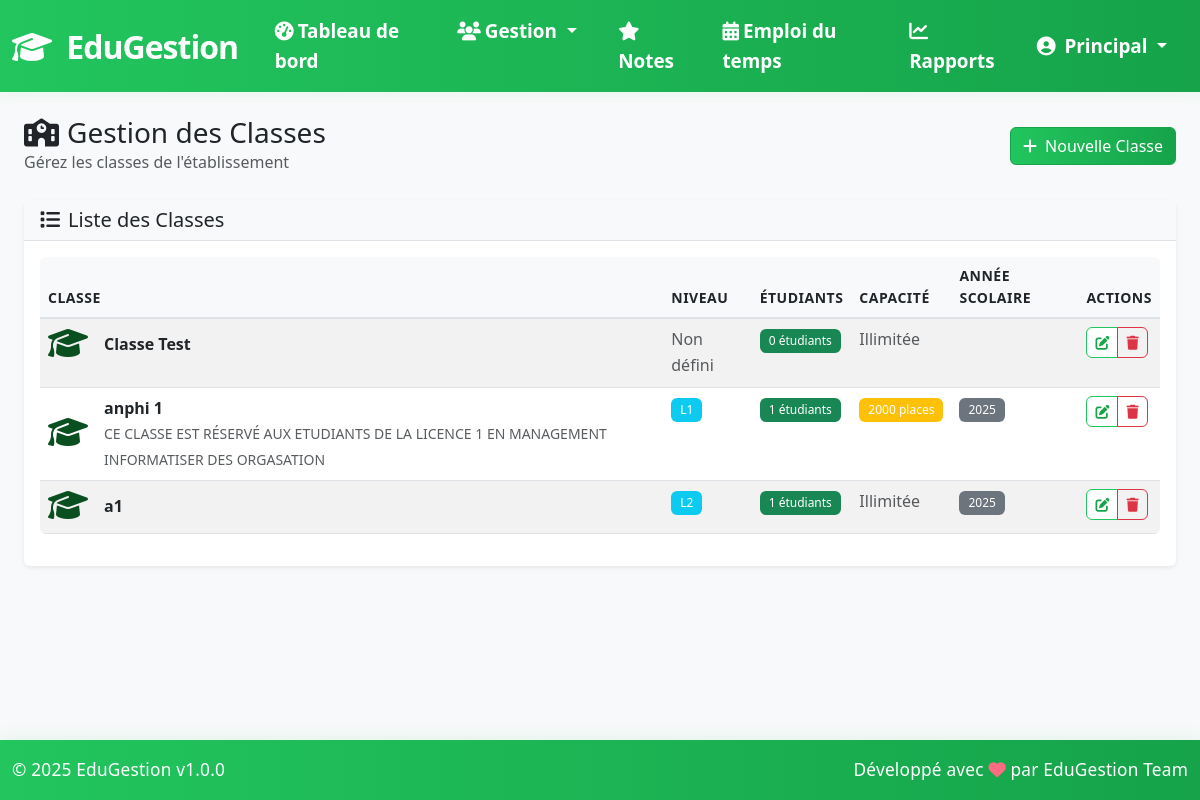
Screenshot of /pages/classes.php (signed in) with the database file from the repository.
### tables this page shows
CREATE TABLE `classes` (
  `id` int(11) NOT NULL,
  `nom` varchar(100) NOT NULL,
  `niveau_id` int(11) DEFAULT NULL,
  `capacite` int(11) DEFAULT NULL,
  `description` text DEFAULT NULL,
  `annee_scolaire` varchar(9) DEFAULT NULL,
  `niveau` enum('L1','L2','L3','M1','M2','D') NOT NULL,
  `filiere` varchar(100) NOT NULL,
  `annee_academique` varchar(9) NOT NULL,
  `actif` tinyint(1) NOT NULL DEFAULT 1,
  `created_at` timestamp NOT NULL DEFAULT current_timestamp(),
  `updated_at` timestamp NOT NULL DEFAULT current_timestamp() ON UPDATE current_timestamp()
);

CREATE TABLE `niveaux` (
  `id` int(11) NOT NULL,
  `nom` varchar(20) NOT NULL,
  `ordre` int(11) NOT NULL DEFAULT 1,
  `actif` tinyint(1) NOT NULL DEFAULT 1
);

### config.php (called while the page is built, shortened)
<?php
function isAuthenticated() {
    return isset($_SESSION['user_id']) && isset($_SESSION['user_role']);
}
function hasPermission($requiredRole) {
    $userRole = $_SESSION['user_role'];
    $roleHierarchy = [
        'admin' => 3,
        'enseignant' => 2,
        'etudiant' => 1
    ];
    return isset($roleHierarchy[$userRole]) &&
           isset($roleHierarchy[$requiredRole]) &&
           $roleHierarchy[$userRole] >= $roleHierarchy[$requiredRole];
}
?>

### pages/classes.php (the view, shortened to what this page needs)
<?php
require_once dirname(__DIR__) . '/config.php';
require_once dirname(__DIR__) . '/includes/header.php';
$action = $_GET['action'] ?? 'list';
$classes = getClasses();
function getClasses() {
    try {
        $pdo = getDBConnection();
        $stmt = $pdo->query("
            SELECT c.*, n.nom as niveau_nom,
                   COUNT(e.id) as nb_etudiants
            FROM classes c
            LEFT JOIN niveaux n ON c.niveau_id = n.id
            LEFT JOIN etudiants e ON c.id = e.classe_id AND e.actif = 1
            WHERE c.actif = 1
            GROUP BY c.id
            ORDER BY n.ordre, c.nom
        ");
        return $stmt->fetchAll();
    } catch (PDOException $e) {
        return [];
    }
}
?>
<div class="container-fluid">
    <div class="row mb-4">
        <div class="col-12">
            <div class="d-flex justify-content-between align-items-center">
                <div>
                    <h1 class="h3 mb-0">
                        <i class="fas fa-school me-2"></i>Gestion des Classes
                    </h1>
                    <p class="text-muted mb-0">Gérez les classes de l'établissement</p>
                </div>
                <div>
                    <a href="?action=add" class="btn btn-primary">
                        <i class="fas fa-plus me-2"></i>Nouvelle Classe
                    </a>
                </div>
            </div>
        </div>
    </div>
    <?php if ($action === 'list'): ?>
        <div class="card">
            <div class="card-header">
                <h5 class="card-title mb-0">
                    <i class="fas fa-list me-2"></i>Liste des Classes
                </h5>
            </div>
            <div class="card-body">
                <div class="table-responsive">
                    <table class="table table-hover table-striped">
                        <thead>
                            <tr>
                                <th>Classe</th>
                                <th>Niveau</th>
                                <th>Étudiants</th>
                                <th>Capacité</th>
                                <th>Année Scolaire</th>
                                <th>Actions</th>
                            </tr>
                        </thead>
                        <tbody>
                            <?php foreach ($classes as $cl): ?>
                            <tr>
                                <td>
                                    <div class="d-flex align-items-center">
                                        <div class="avatar-sm me-3">
                                            <i class="fas fa-graduation-cap fa-2x text-primary"></i>
                                        </div>
                                        <div>
                                            <div class="fw-bold"><?php echo htmlspecialchars($cl['nom']); ?></div>
                                            <?php if ($cl['description']): ?>
                                                <small class="text-muted"><?php echo htmlspecialchars($cl['description']); ?></small>
                                            <?php endif; ?>
                                        </div>
                                    </div>
                                </td>
                                <td>
                                    <?php if ($cl['niveau_nom']): ?>
                                        <span class="badge bg-info"><?php echo htmlspecialchars($cl['niveau_nom']); ?></span>
                                    <?php else: ?>
                                        <span class="text-muted">Non défini</span>
                                    <?php endif; ?>
                                </td>
                                <td>
                                    <span class="badge bg-success"><?php echo $cl['nb_etudiants']; ?> étudiants</span>
                                </td>
                                <td>
                                    <?php if ($cl['capacite']): ?>
                                        <span class="badge bg-warning"><?php echo $cl['capacite']; ?> places</span>
                                    <?php else: ?>
                                        <span class="text-muted">Illimitée</span>
                                    <?php endif; ?>
                                </td>
                                <td>
                                    <span class="badge bg-secondary"><?php echo $cl['annee_scolaire']; ?></span>
                                </td>
                                <td>
                                    <div class="btn-group" role="group">
                                        <a href="?action=edit&id=<?php echo $cl['id']; ?>"
                                           class="btn btn-sm btn-outline-primary" title="Modifier">
                                            <i class="fas fa-edit"></i>
                                        </a>
                                        <button type="button" class="btn btn-sm btn-outline-danger"
                                                onclick="confirmDelete(<?php echo $cl['id']; ?>, '<?php echo htmlspecialchars($cl['nom']); ?>')"
                                                title="Supprimer">
                                            <i class="fas fa-trash"></i>
                                        </button>
                                    </div>
                                </td>
                            </tr>
                            <?php endforeach; ?>
                        </tbody>
                    </table>
                </div>
            </div>
        </div>
    <?php endif; ?>
</div>
<?php require_once dirname(__DIR__) . '/includes/footer.php'; ?>

### includes/header.php (shortened to what this page needs)
<!DOCTYPE html>
<html lang="fr">
<head>
    <link href="https://cdn.jsdelivr.net/npm/bootstrap@5.3.0/dist/css/bootstrap.min.css" rel="stylesheet">
    <link rel="stylesheet" href="https://cdnjs.cloudflare.com/ajax/libs/font-awesome/6.4.0/css/all.min.css">
    <link rel="stylesheet" href="<?php echo APP_URL; ?>/assets/css/style.css">
</head>
<body>
    <nav class="navbar navbar-expand-lg navbar-dark bg-primary">
        <div class="container-fluid">
            <a class="navbar-brand" href="<?php echo APP_URL; ?>">
                <i class="fas fa-graduation-cap me-2"></i>
                <?php echo APP_NAME; ?>
            </a>
            <div class="collapse navbar-collapse" id="navbarNav">
                <?php if (isAuthenticated()): ?>
                <ul class="navbar-nav me-auto">
                    <li class="nav-item">
                        <a class="nav-link" href="<?php echo APP_URL; ?>/dashboard">
                            <i class="fas fa-tachometer-alt me-1"></i>Tableau de bord
                        </a>
                    </li>
                    <?php if (hasPermission('admin')): ?>
                    <li class="nav-item dropdown">
                        <a class="nav-link dropdown-toggle" href="#" id="gestionDropdown" role="button" data-bs-toggle="dropdown">
                            <i class="fas fa-users me-1"></i>Gestion
                        </a>
                    </li>
                    <?php endif; ?>
                    <?php if (hasPermission('enseignant')): ?>
                    <li class="nav-item">
                        <a class="nav-link" href="<?php echo APP_URL; ?>/notes">
                            <i class="fas fa-star me-1"></i>Notes
                        </a>
                    </li>
                    <li class="nav-item">
                        <a class="nav-link" href="<?php echo APP_URL; ?>/emploi_temps">
                            <i class="fas fa-calendar-alt me-1"></i>Emploi du temps
                        </a>
                    </li>
                    <?php endif; ?>
                    <?php if (hasPermission('admin') || hasPermission('enseignant')): ?>
                    <li class="nav-item">
                        <a class="nav-link" href="<?php echo APP_URL; ?>/rapports">
                            <i class="fas fa-chart-line me-1"></i>Rapports
                        </a>
                    </li>
                    <?php endif; ?>
                </ul>
                <ul class="navbar-nav">
                    <li class="nav-item dropdown">
                        <a class="nav-link dropdown-toggle" href="#" id="navbarDropdown" role="button" data-bs-toggle="dropdown">
                            <i class="fas fa-user-circle me-1"></i>
                            <?php echo $_SESSION['user_name'] ?? 'Utilisateur'; ?>
                        </a>
                    </li>
                </ul>
                <?php endif; ?>
            </div>
        </div>
    </nav>
    <main class="container-fluid py-4">

### includes/footer.php (shortened to what this page needs)
    </main>
    <footer class="footer-fixed bg-primary text-white border-0">
        <div class="container-fluid py-3">
            <div class="row">
                <div class="col-md-6">
                    <p class="mb-0">
                        &copy; <?php echo date('Y'); ?> <?php echo APP_NAME; ?> v<?php echo APP_VERSION; ?>
                    </p>
                </div>
                <div class="col-md-6 text-end">
                    <p class="mb-0">
                        Développé avec <i class="fas fa-heart text-danger"></i> par EduGestion Team
                    </p>
                </div>
            </div>
        </div>
    </footer>
</body>
</html>

### assets/css/style.css (style rules this page uses)
:root { --primary-color: #0a4f1f; --secondary-color: #6c757d; --success-color: #198754; --danger-color: #dc3545; --warning-color: #ffc107; --info-color: #0dcaf0; --light-color: #f8f9fa; --dark-color: #212529; --border-radius: 0.375rem; --box-shadow: 0 0.125rem 0.25rem rgba(0, 0, 0, 0.075); --transition: all 0.15s ease-in-out; }
body { font-family: 'Segoe UI', Tahoma, Geneva, Verdana, sans-serif; background-color: #f8f9fa; line-height: 1.6; padding-bottom: 70px; }
.navbar { background: linear-gradient(90deg, #22c55e 0%, #16a34a 100%) !important; box-shadow: 0 2px 12px rgba(34,197,94,0.08); }
.navbar .navbar-brand { font-size: 2rem; font-weight: 800; letter-spacing: -1px; }
.navbar-nav .nav-link { font-size: 1.18rem; font-weight: 600; padding-left: 1.3rem !important; padding-right: 1.3rem !important; color: #fff !important; transition: color 0.18s, background 0.18s; }
.card { border: none; border-radius: var(--border-radius); box-shadow: var(--box-shadow); transition: var(--transition); }
.card-header { background-color: var(--light-color); border-bottom: 1px solid #dee2e6; font-weight: 600; }
.btn { border-radius: var(--border-radius); font-weight: 500; transition: var(--transition); }
.btn-primary, .btn-success { background: linear-gradient(90deg, #22c55e 0%, #16a34a 100%); border-color: #16a34a; color: #fff; }
.btn-outline-primary, .btn-outline-success { color: #16a34a; border-color: #22c55e; background: #fff; transition: background 0.18s, color 0.18s; }
.table { border-radius: var(--border-radius); overflow: hidden; }
.table thead th { background-color: var(--light-color); border-bottom: 2px solid #dee2e6; font-weight: 600; text-transform: uppercase; font-size: 0.875rem; letter-spacing: 0.5px; }
.badge { font-weight: 500; padding: 0.5em 0.75em; }
.text-primary { color: var(--primary-color) !important; }
.text-danger { color: var(--danger-color) !important; }
.bg-primary { background-color: var(--primary-color) !important; }
.bg-secondary { background-color: var(--secondary-color) !important; }
.bg-success { background-color: var(--success-color) !important; }
.bg-warning { background-color: var(--warning-color) !important; }
.bg-info { background-color: var(--info-color) !important; }
.footer-fixed { position: fixed; left: 0; bottom: 0; width: 100%; z-index: 100; background: linear-gradient(90deg, #22c55e 0%, #16a34a 100%); color: #fff !important; border-top: none !important; box-shadow: 0 -2px 16px rgba(34,197,94,0.10); font-size: 1.15rem; font-weight: 500; letter-spacing: 0.2px; }
.footer-fixed p, .footer-fixed a, .footer-fixed i { color: #fff !important; font-size: 1.08rem; }
.footer-fixed i.text-danger { color: #ff6b81 !important; }

### rows the page displays
classes: nom "Classe Test", shows "Non défini", nb_etudiants "0", shows "Illimitée"
classes: nom "anphi 1", description "CE CLASSE EST RÉSERVÉ AUX ETUDIANTS DE LA LICENCE 1 EN MANAGEMENT INFORMATISER DES ORGASATION", niveaux.nom "L1", nb_etudiants "1", capacite "2000", annee_scolaire "2025"
classes: nom "a1", niveaux.nom "L2", nb_etudiants "1", shows "Illimitée", annee_scolaire "2025"

### other values shown
APP_NAME "EduGestion"
$_SESSION['user_name'] "Principal"
APP_VERSION "1.0.0"
